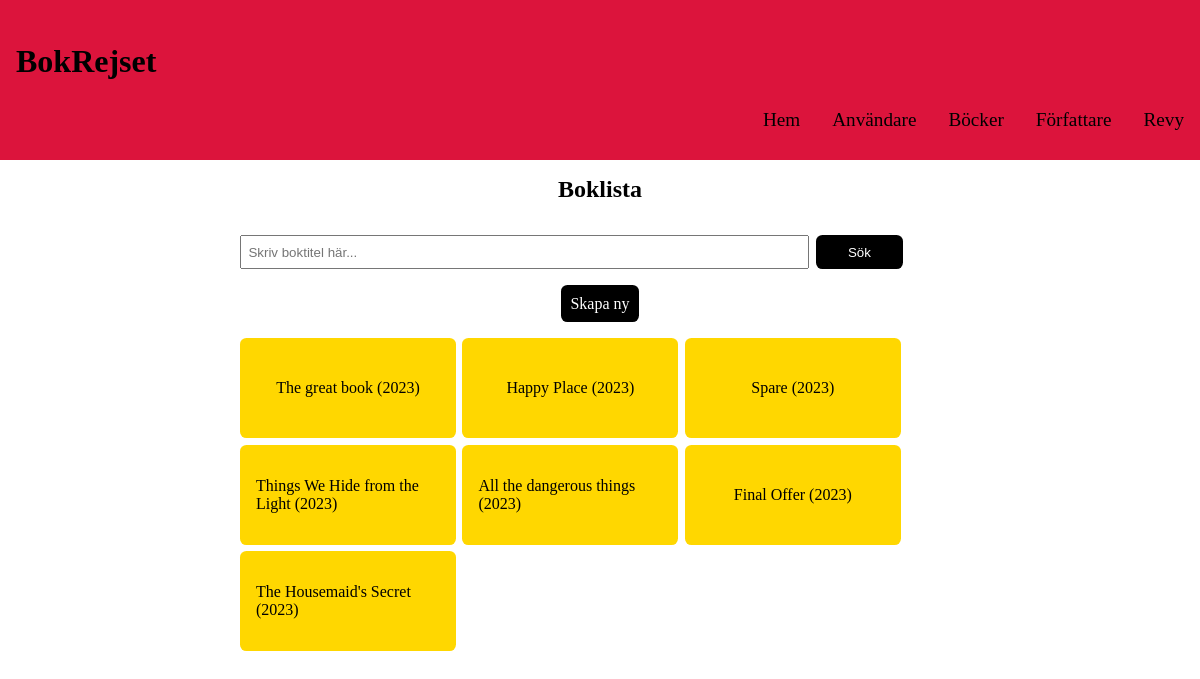
The page /books.php on the database its author committed.
### tables this page shows
CREATE TABLE `books` (
  `id` int(11) NOT NULL,
  `title` varchar(32) NOT NULL,
  `year` int(4) NOT NULL,
  `author_id` int(11) NOT NULL
);

### books.php (called while the page is built, shortened)
<?php
require 'classes/book-view.php';
$pdo = require 'partials/connect.php';
$bookModel = new BookModel($pdo);
$bookView = new BookView();
$authorModel = new AuthorModel($pdo);
include 'partials/header.php';
include 'partials/nav.php';
$bookController = new BookController($bookModel, $bookView);
$bookController->start($authorModel->getAllAuthors());
include 'partials/footer.php';

### classes/book.php (called while the page is built)
<?php
class Book {
    private int $id = 0;
    private string $title = "";
    private int $year = 0;
    function __construct($id, $title, $year) {
        $this->id = $id;
        $this->title = $title;
        $this->year = $year;
    }
    public function getTitle (): string {
        return $this->title;
    }
    public function getId () : int {
        return $this->id;
    }
    public function getYear () : int {
        return $this->year;
    }
}

### classes/db.php (called while the page is built)
<?php
class DB {
    protected $pdo;
    public function __construct(PDO $pdo)
    {
        $this->pdo = $pdo;
    }
    public function getAll($table)
    {
        if($table == "userbook"){
            $query = "SELECT ub.id, ub.user_id, ub.book_id, ub.pages, ub.comment, u.first_name, u.last_name, u.email, u.mobile, b.title FROM `userbook` AS ub
            JOIN users AS u ON u.id=ub.user_id
            JOIN books AS b ON b.id=ub.book_id";
        }
        else {
            $query = "SELECT * FROM $table";
        }
        $stmt = $this->pdo->prepare($query);
        $stmt->execute();
        return $stmt->fetchAll(PDO::FETCH_ASSOC);
    }
}

### classes/book-model.php (called while the page is built, shortened)
<?php
require_once 'db.php';
require 'book.php';
class BookModel extends DB {
    protected $table = "books";
    public function convertToBookClass (array $books) : array {
        $classBooks = [];
        foreach ($books as $element) {
            $book = new Book ($element["id"], $element["title"], $element["year"]);
            array_push($classBooks, $book);
        }
        return $classBooks;
    }
    public function getAllBooks() : array{
        return $this->convertToBookClass($this->getAll($this->table));
    }
}

### classes/book-view.php (the view, shortened to what this page needs)
<?php
class BookView {
    public function renderAllBooks(array $books):void {
        echo "<div>";
        foreach($books as $book){
            echo "<a href='?book-id={$book->getId()}'>";
            echo "<div>{$book->getTitle()} ({$book->getYear()})</div>";
            echo "</a>";
        }
        echo "</div>";
    }
    public function createSearchField () {
        echo "<form  action='books.php' method='POST'>
                <input type='text' id='title' name='search-book' placeholder='Skriv boktitel här...'>
                <button class='btn'>Sök</button>
            </form>";
    }
    public function renderCreateButton () {
        echo "<a href='?create-book=new'>Skapa ny</a>";
    }
    public function renderBooksMain(array $books) {
        echo "<main>";
            echo "<section class='header_section'>";
                echo "<h1>Boklista</h1>";
            echo "</section>";
            echo "<section class='search_section'>";
                echo $this->createSearchField();
            echo "</section>";
            echo "<section class='create_btn_section'>";
                echo $this->renderCreateButton();
            echo "</section>";
            echo "<section class='main_content'>";
                echo $this->renderAllBooks($books);
            echo "</section>";
        echo "</main>";
    }
}
?>

### styles/main.css (style rules this page uses)
* { padding: 0; margin: 0; box-sizing: border-box; }
main { display: flex; flex-wrap: wrap; width: 100%; }
a { text-decoration: none; color: black; }

### styles/header.css (style rules this page uses)
.header_section { width: 100%; text-align: center; padding: 1rem; }

### styles/search-field.css (style rules this page uses)
.search_section { width: 100%; padding: 1rem 0; display: flex; justify-content: center; }
.search_section form { width: 60%; display: flex; gap: 1%; }
.search_section form input { width: 79%; padding: .4rem; }

### styles/create-btn.css (style rules this page uses)
.create_btn_section { width: 100%; display: flex; justify-content: center; align-items: center; }
.create_btn_section a { padding: 0.6rem; background-color: black; color: white; border-radius: 0.4rem; }

### styles/content-section.css (style rules this page uses)
.main_content { display: flex; width: 100%; justify-content: center; padding: 1rem 0; }
.main_content div { width: 60%; display: flex; flex-wrap: wrap; gap: .4rem; }
.main_content div a { padding: 1rem; width: 30%; height: 100px; background-color: gold; border-radius: .4rem; display: flex; align-items: center; justify-content: center; }
.main_content div a div { width: 100%; display: flex; align-items: center; justify-content: center; }

### styles/button.css (style rules this page uses)
.btn { border-radius: .4rem; border: none; padding: .6rem 2rem; background-color: black; color: white; }

### rows shown on the page
books: title "The great book", year "2023"
books: title "Happy Place", year "2023"
books: title "Spare", year "2023"
books: title "Things We Hide from the Light", year "2023"
books: title "All the dangerous things", year "2023"
books: title "Final Offer", year "2023"
books: title "The Housemaid's Secret", year "2023"
